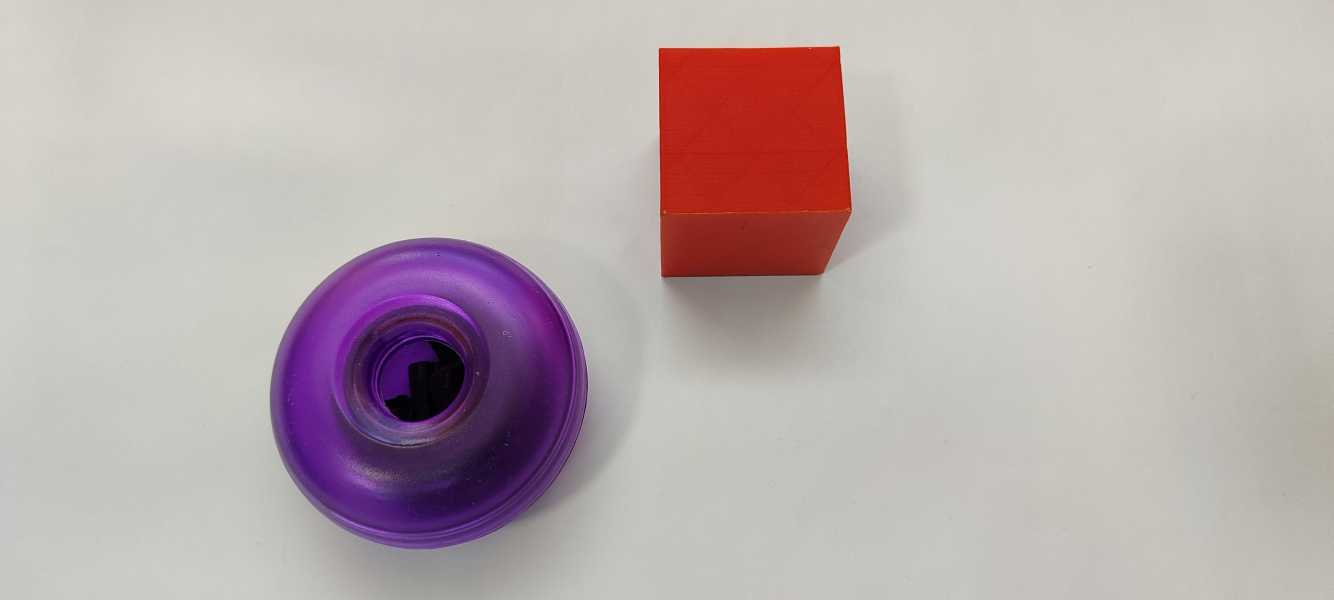
#> input picture 1/task2/images/IMG_20240823_174144.jpg, 4000 x 1800 px (shown at 1/3 size)
$ python test.py
#> lines starting #> are read from the running program, lines starting #| are printed output that depends on the picture; after the words box and inside, x2 and y2 are one past the last pixel; in counts of white or black regions, pixels touching at a corner belong together
import cv2 as cv
import numpy as np

# функция ограничения диапазона (8 бит)
def f(x: int) -> int:
    if x > 255:
        return 255
    elif x < 0:
        return 0
    else:
        return x

# импорт изображения
img = cv.imread("./images/IMG_20240823_174144.jpg")
#> img is the input picture: shape (1800, 4000, 3); mean B, G, R 173.8, 172.9, 185.9
img = cv.resize(img, None ,fx=0.5, fy=0.5)
#> img: shape (900, 2000, 3)

# маска на широкий диапазон красного
hsv_image = cv.cvtColor(img, cv.COLOR_BGR2HSV)
#> hsv_image: shape (900, 2000, 3); mean H, S, V 35.2, 35.8, 188.5
lower_red = np.array([0, 100, 100])
upper_red = np.array([10, 255, 255])
mask = cv.inRange(hsv_image, lower_red, upper_red)
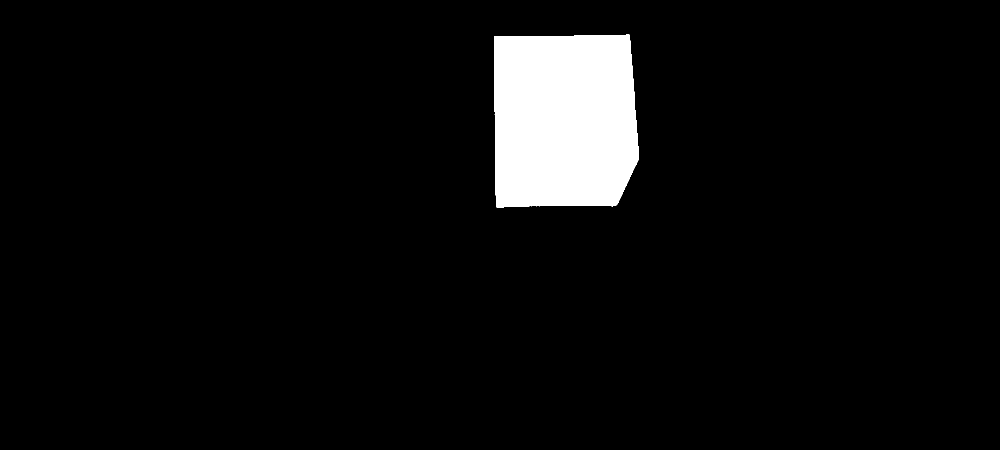
#> mask: shape (900, 2000) (shown at 1/2 size); 5.2% white; 1 white region
# cv.imshow("mask_red", mask)

# поиск контура куба
contours, hierarchy = cv.findContours(mask, cv.RETR_EXTERNAL, cv.CHAIN_APPROX_SIMPLE)
#> contours = 1 contour; box (x1, y1, x2, y2) and area: (988, 69, 1278, 416) 93428
contours = sorted(contours, key=lambda x: cv.contourArea(x), reverse=True)
contour = contours[0]
#> contour = contour of 194 points, box (x1, y1, x2, y2) (988, 69, 1278, 416), area 93428
BGRimage = cv.cvtColor(mask, cv.COLOR_GRAY2BGR)
#> BGRimage: shape (900, 2000, 3); 5.2% white; 1 white region, box (x1, y1, x2, y2) and area: (988, 69, 1278, 416) 94031
cv.drawContours(BGRimage, contour, -1, (0, 0, 255), 5)
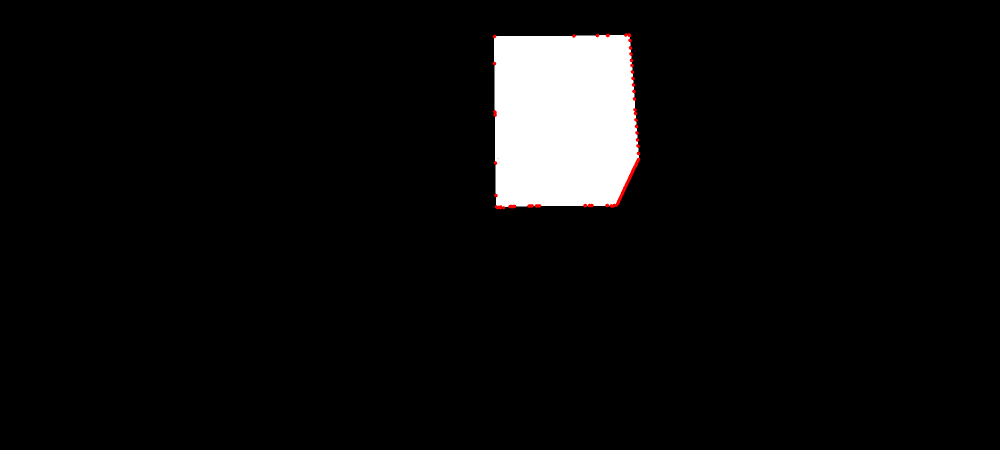
#> BGRimage: shape (900, 2000, 3) (shown at 1/2 size); mean B, G, R 13.1, 13.1, 13.5
# cv.imshow('cub_contour', BGRimage)

# ограничеваем куб в прямоугольник
c = cv.approxPolyDP(contour, 3, True)
#> c = [[1258, 69], [988, 73], [994, 415], [1058, 411], [1225, 412], [1235, 407], [1277, 318]]
boundRect = cv.boundingRect(c)
#> boundRect = (988, 69, 290, 347)
with_box = BGRimage
cv.rectangle(with_box, (boundRect[0], boundRect[1]), (boundRect[0] + boundRect[2], boundRect[1] + boundRect[3]), (255, 0, 0), 5)
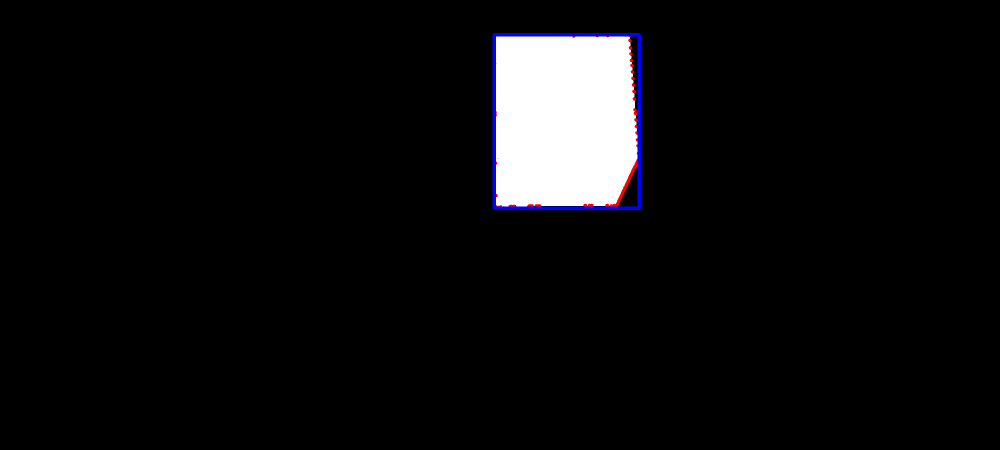
#> with_box: shape (900, 2000, 3) (shown at 1/2 size); 0.49% of pixels changed, all inside (x1, y1, x2, y2) = (985, 66, 1282, 420)
# cv.imshow("rectangle", with_box)

# из центра прямоугольника находим нужный красный
center = (boundRect[0] + boundRect[2] // 2, boundRect[1] + boundRect[3] // 2)
#> center = (1133, 242)
with_center = BGRimage
cv.circle(with_center, center, 2, (0, 255, 0), 3)
#> with_center: shape (900, 2000, 3); under 0.01% of pixels changed, all inside (x1, y1, x2, y2) = (1129, 238, 1138, 247)
#cv.imshow("center", with_center)
color = hsv_image[center[1]][center[0]]
#> color = [2, 220, 177]

# сужаем диапазон красного, накладываем новую маску
lower_red = np.array([f(color[0] - 1), f(color[1] - 10), f(color[2] - 10)])
#> lower_red = [1, 210, 167]
upper_red = np.array([f(color[0] + 1), f(color[1] + 10), f(color[2] + 25)])
#> upper_red = [3, 230, 202]
mask2 = cv.inRange(hsv_image, lower_red, upper_red)
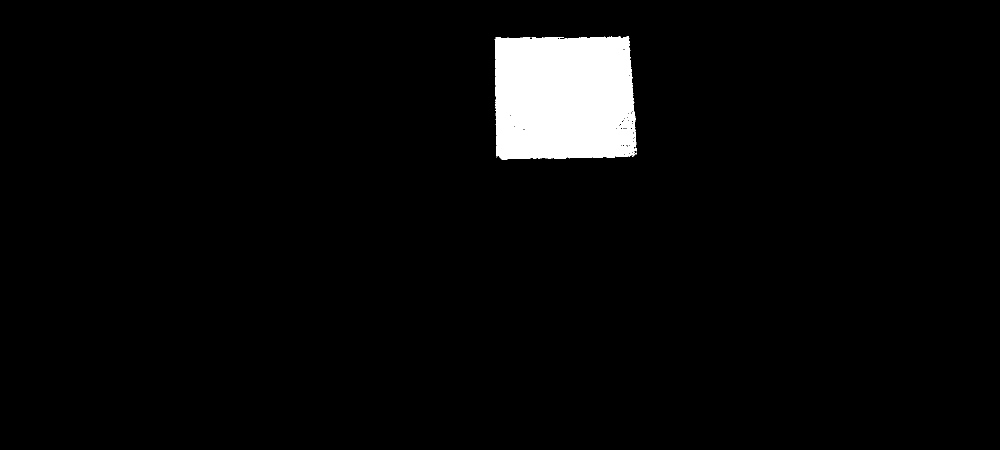
#> mask2: shape (900, 2000) (shown at 1/2 size); 3.6% white; 11 white regions (10 under 20 px)
# cv.imshow("mask_red2", mask2)

# находим новый контур, определяем размеры
contours, hierarchy = cv.findContours(mask2, cv.RETR_EXTERNAL, cv.CHAIN_APPROX_SIMPLE)
#> contours = 11 contours, 10 with area under 20; largest, box (x1, y1, x2, y2) and area: (989, 72, 1274, 320) 65420
contours = sorted(contours, key=lambda x: cv.contourArea(x), reverse=True)
contour = contours[0]
#> contour = contour of 616 points, box (x1, y1, x2, y2) (989, 72, 1274, 320), area 65420
BGRimage = cv.cvtColor(mask2, cv.COLOR_GRAY2BGR)
#> BGRimage: shape (900, 2000, 3); 3.6% white; 11 white regions (10 under 20 px), largest, box (x1, y1, x2, y2) and area: (989, 72, 1274, 320) 64185
cv.drawContours(BGRimage, contour, -1, (0, 0, 255), 5)
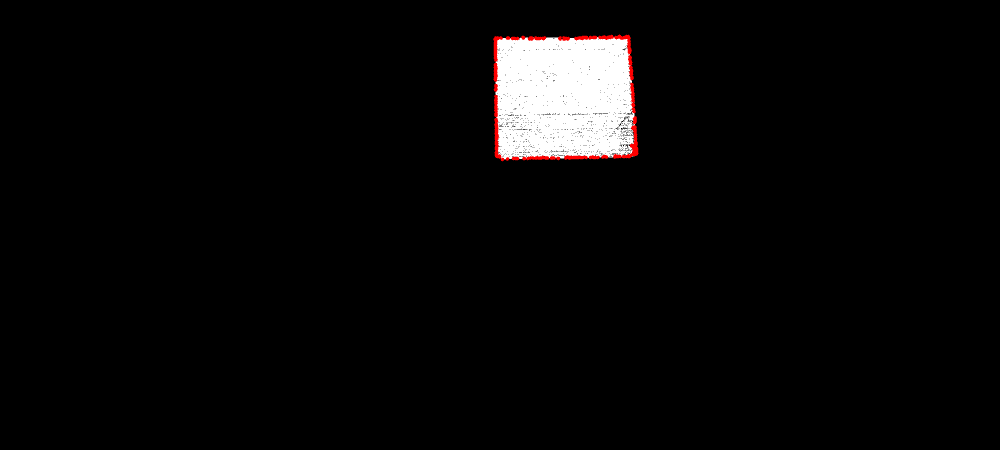
#> BGRimage: shape (900, 2000, 3) (shown at 1/2 size); mean B, G, R 8.6, 8.6, 9.5
# cv.imshow('cub_contour', BGRimage)
size = round(cv.arcLength(contour, True) / 4, 2)
#> size = 330
# print("side:",size, "diametr:", (2 * size ** 2) ** 0.5)

# отделяем тела от фона, убираем куб
gray = cv.cvtColor(img, cv.COLOR_BGR2GRAY)
_, mask_white = cv.threshold(gray, 120, 255, cv.THRESH_BINARY_INV)
#> mask_white: shape (900, 2000); 14.9% white; 118 white regions (116 under 20 px), largest, box (x1, y1, x2, y2) and area: (405, 357, 882, 824) 172622, (988, 70, 1278, 435) 95064
cv.imshow("mask_without_white", mask_white)
mask_inv = cv.bitwise_not(mask)
#> mask_inv: shape (900, 2000); 94.8% white; 1 black region
img_1 = cv.bitwise_and(img, img, mask = mask_inv)
img_2 = cv.bitwise_and(img_1, img_1, mask = mask_white)
cv.imshow("object", img_2)

# убираем шумы
kernel = cv.getStructuringElement(cv.MORPH_ELLIPSE, (8, 8))
img_2 = cv.cvtColor(img_2, cv.COLOR_BGR2GRAY)
#> img_2: shape (900, 2000)
without_noize = img_2
#= cv.morphologyEx(img_2, cv.MORPH_OPEN, kernel)
# cv.imshow("clear", without_noize)

# выделяем контур объекта
smth = cv.cvtColor(without_noize, cv.COLOR_GRAY2BGR)
contours2, hierarchy = cv.findContours(without_noize, cv.RETR_EXTERNAL, cv.CHAIN_APPROX_SIMPLE)
#> contours2 = 74 contours, 72 with area under 20; largest, box (x1, y1, x2, y2) and area: (405, 357, 882, 824) 175194, (995, 411, 1223, 435) 1216
contours2 = sorted(contours2, key=lambda x: cv.contourArea(x), reverse=True)
contour = contours2[0]
#> contour = contour of 991 points, box (x1, y1, x2, y2) (405, 357, 882, 824), area 175194
cv.drawContours(smth, contour, -1, (0, 0, 255), 5)
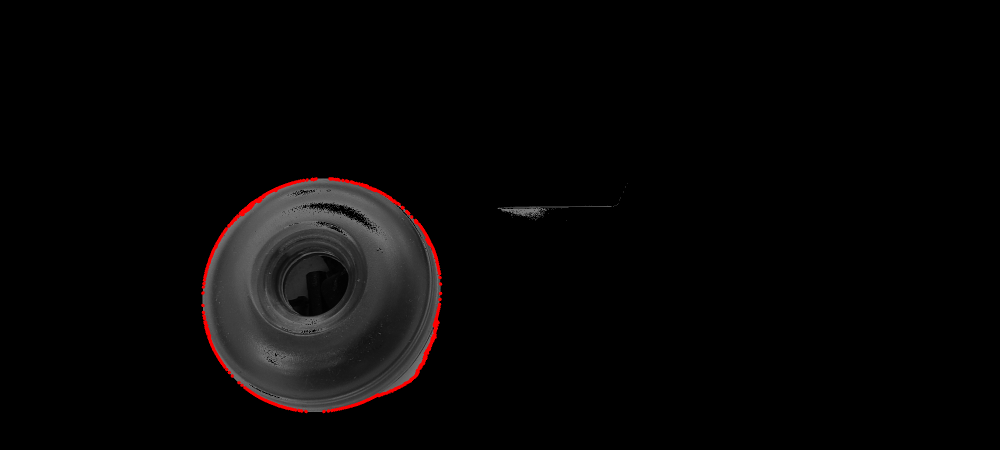
#> smth: shape (900, 2000, 3) (shown at 1/2 size); mean B, G, R 5.8, 5.8, 7.1
cv.imshow('contour', smth)

# находим ограничивающий прямоугольник, считаем минимальный размер захвата
c = cv.approxPolyDP(contour, 3, True)
#> c = contour of 55 points, box (x1, y1, x2, y2) (405, 357, 880, 824), area 174862
boundRect = cv.boundingRect(c)
#> boundRect = (405, 357, 475, 467)
with_box = smth
cv.rectangle(with_box, (boundRect[0], boundRect[1]), (boundRect[0] + boundRect[2], boundRect[1] + boundRect[3]), (255, 0, 0), 5)
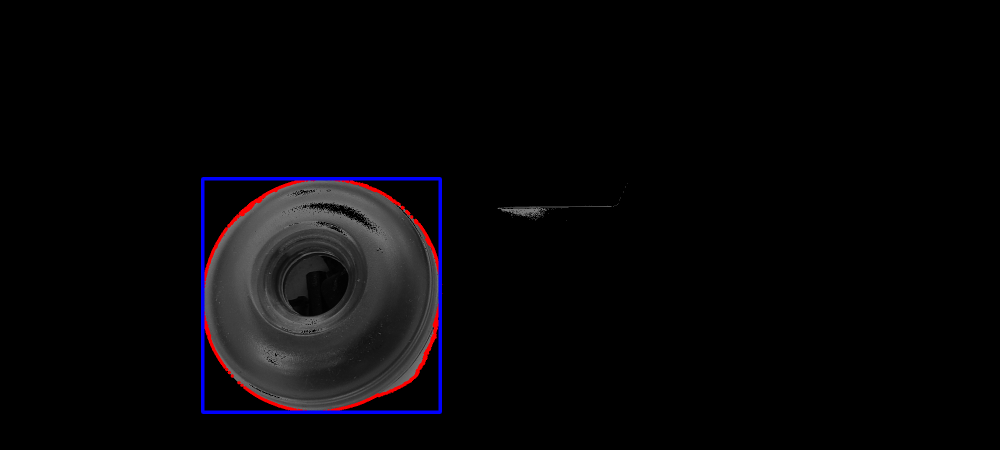
#> with_box: shape (900, 2000, 3) (shown at 1/2 size); 0.73% of pixels changed, all inside (x1, y1, x2, y2) = (402, 354, 884, 828)
# cv.imshow("object_with_box", with_box)
w, h = boundRect[2], boundRect[3]
#> w = 475; h = 467
s = round((w ** 2 + h ** 2) ** 0.5, 2)
#> s = 666.1

# вывод
print("yes") if s <= (2 * size ** 2) ** 0.5 else print("no")
#| no

cv.waitKey()
cv.destroyAllWindows()

$ run again, with 1/task2/images/IMG_20240823_174118.jpg copied over 1/task2/images/IMG_20240823_174144.jpg
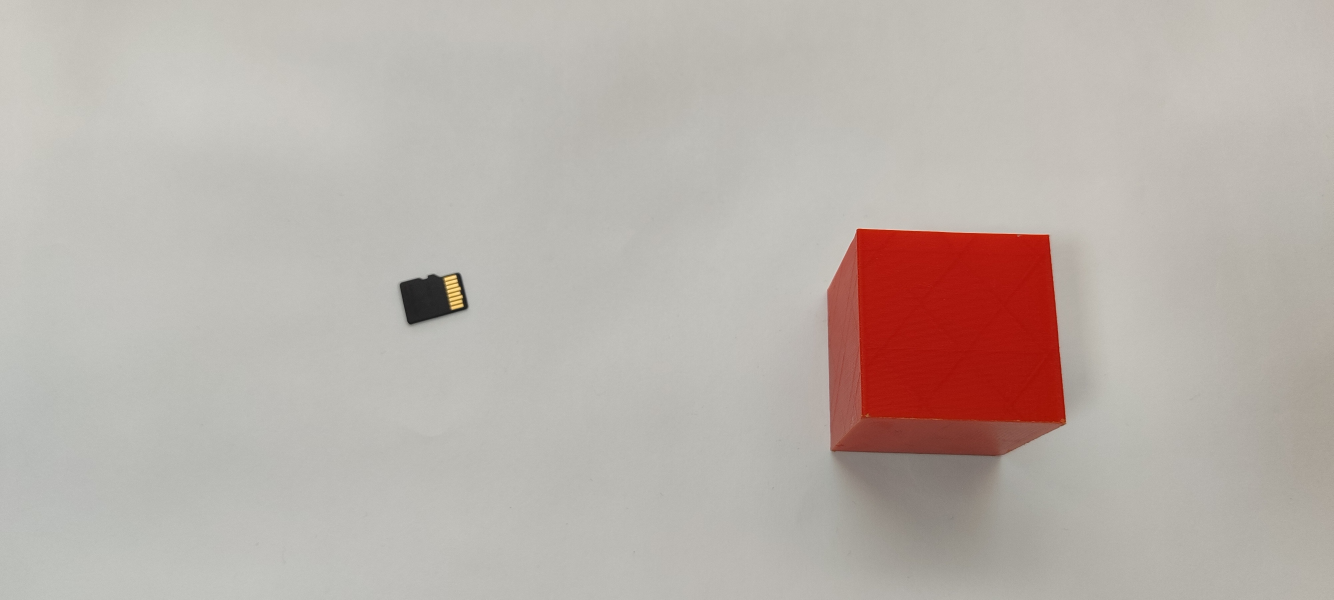
#> input picture 1/task2/images/IMG_20240823_174118.jpg, 4000 x 1800 px (shown at 1/3 size)
#> img is the input picture: shape (1800, 4000, 3); mean B, G, R 170.5, 176.5, 186.2
#> img: shape (900, 2000, 3)
#> hsv_image: shape (900, 2000, 3); mean H, S, V 22.4, 23.3, 186.5
#> `mask = cv.inRange(hsv_image, lower_red, upper_red)`:
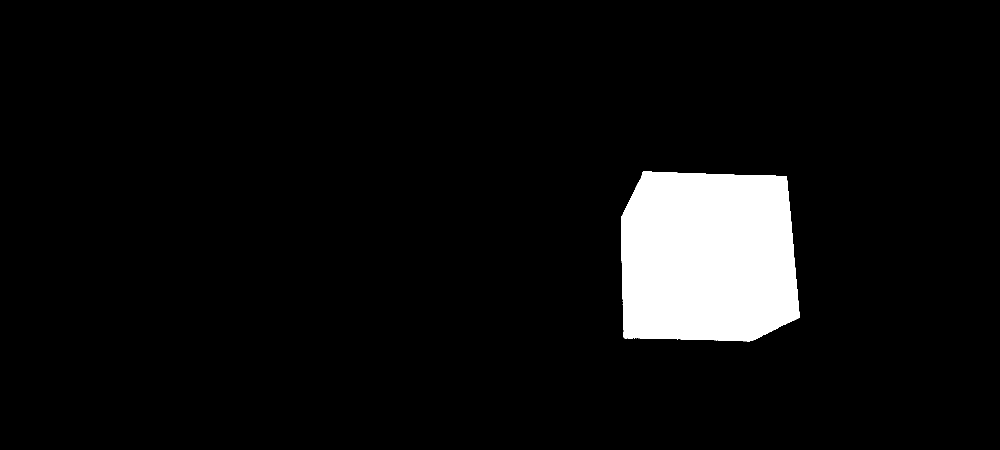
#> mask: shape (900, 2000) (shown at 1/2 size); 6.1% white; 1 white region
#> `contours, hierarchy = cv.findContours(mask, cv.RETR_EXTERNAL, cv.CHAIN..`: contours = 1 contour; box (x1, y1, x2, y2) and area: (1242, 343, 1599, 684) 109641
#> `contour = contours[0]`: contour = contour of 335 points, box (x1, y1, x2, y2) (1242, 343, 1599, 684), area 109641
#> `c = cv.approxPolyDP(contour, 3, True)`: c = [[1285, 344], [1242, 434], [1249, 676], [1493, 683], [1509, 679], [1598, 635], [1572, 352]]
#> `boundRect = cv.boundingRect(c)`: boundRect = (1242, 344, 357, 340)
#> center = (1420, 514)
#> with_center: shape (900, 2000, 3); mean B, G, R 16.6, 15.2, 15.6
#> color = [2, 241, 161]
#> lower_red = [1, 231, 151]
#> upper_red = [3, 251, 186]
#> mask2: shape (900, 2000); 3.7% white; 37 white regions (36 under 20 px)
#> `contours, hierarchy = cv.findContours(mask2, cv.RETR_EXTERNAL, cv.CHAI..`: contours = 37 contours, 36 with area under 20; largest, box (x1, y1, x2, y2) and area: (1286, 346, 1596, 632) 78810
#> `contour = contours[0]`: contour = contour of 1364 points, box (x1, y1, x2, y2) (1286, 346, 1596, 632), area 78810
#> size = 651.6
#> mask_white: shape (900, 2000); 6.6% white; 195 white regions (191 under 20 px), largest, box (x1, y1, x2, y2) and area: (1241, 343, 1599, 712) 112645, (599, 409, 703, 488) 4917, (1399, 700, 1410, 711) 28, (1302, 693, 1313, 702) 27
#> mask_inv: shape (900, 2000); 93.9% white; 1 black region
#> contours2 = 232 contours, 230 with area under 20; largest, box (x1, y1, x2, y2) and area: (599, 409, 703, 488) 5702, (1246, 646, 1509, 712) 2399
#> `contour = contours2[0]`: contour = contour of 153 points, box (x1, y1, x2, y2) (599, 409, 703, 488), area 5702
#> `c = cv.approxPolyDP(contour, 3, True)`: c = contour of 9 points, box (x1, y1, x2, y2) (600, 409, 702, 488), area 5488
#> `boundRect = cv.boundingRect(c)`: boundRect = (600, 409, 102, 79)
#> `cv.rectangle(with_box, (boundRect[0], boundRect[1]), (boundRect[0] + b..`:
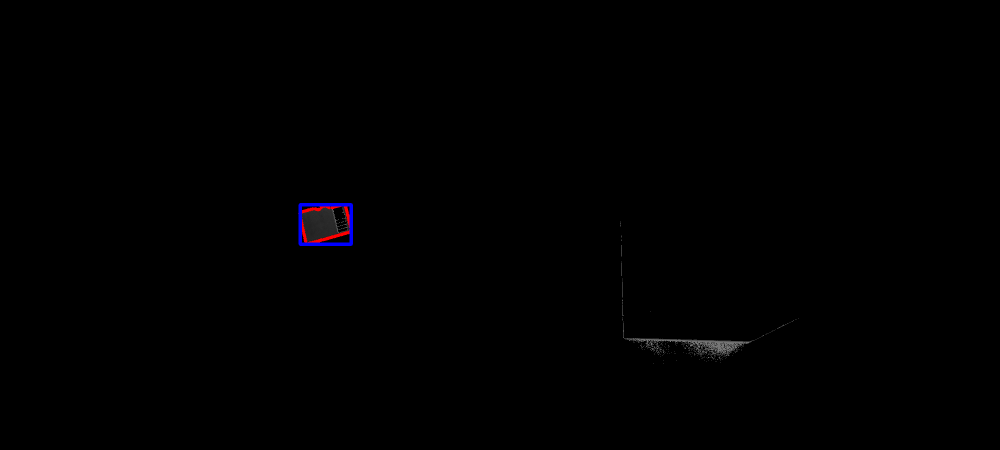
#> with_box: shape (900, 2000, 3) (shown at 1/2 size); mean B, G, R 0.6, 0.3, 0.5
#> w = 102; h = 79
#> s = 129
#| yes
